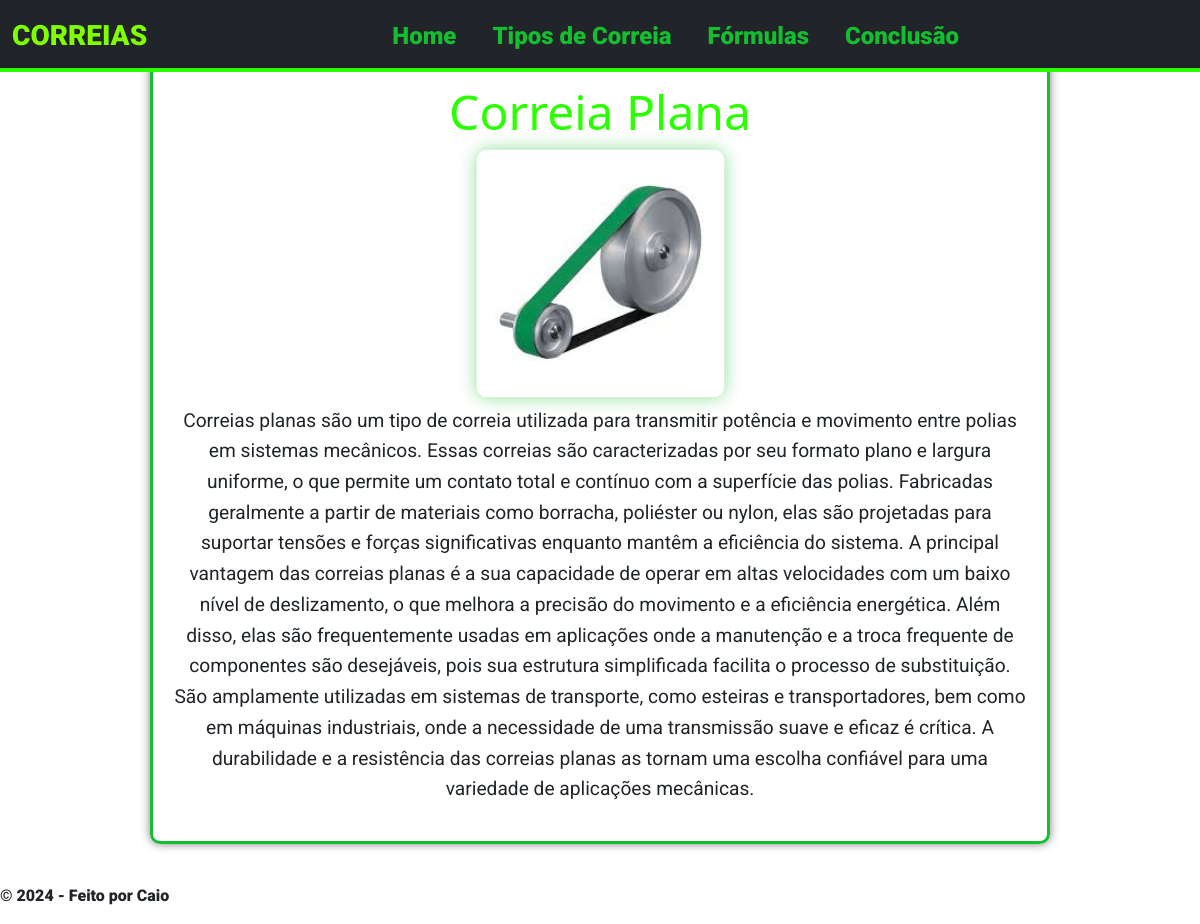
Before: /tipos-correia/1/ with the older database file.
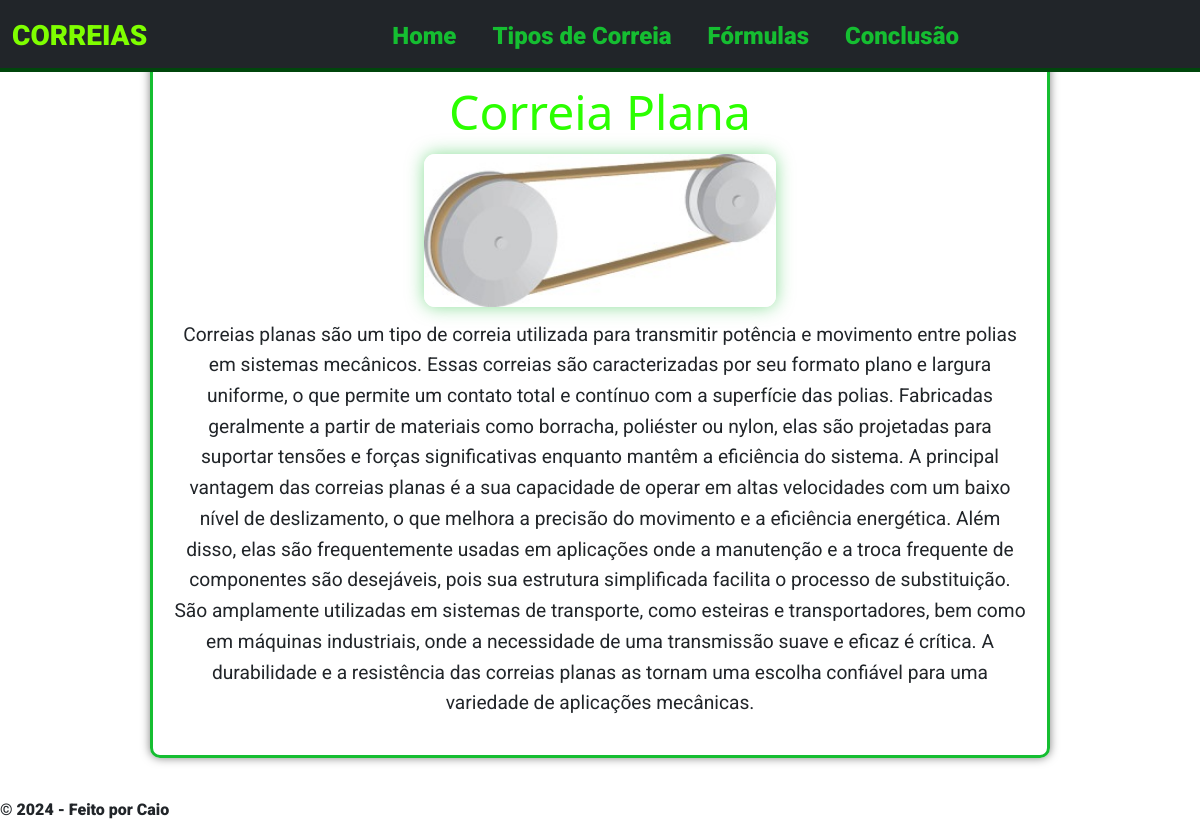
After: the same page with the newer database file.
### core/models.py (models this page shows, shortened)
class TipoCorreia(models.Model):
    nome = models.CharField(max_length=100)
    descricao = models.TextField()
    imagem = models.ImageField(upload_to='tipos_correia/')

### core/views.py (the view)
# urls.py: path('tipos-correia/<int:tipo_correia_id>/', views.detalhe_tipo_correia, name='detalhe_tipo_correia'),
def detalhe_tipo_correia(request, tipo_correia_id):
    tipo_correia = get_object_or_404(TipoCorreia, id=tipo_correia_id)
    return render(request, 'detalhe_tipo_correia.html', {'tipo_correia': tipo_correia})

### templates/detalhe_tipo_correia.html
{% extends '_main.html' %}
{% block content %}
<div class="detalhe-content">
    <h2>{{ tipo_correia.nome }}</h2>
    <img src="{{ tipo_correia.imagem.url }}" alt="{{ tipo_correia.nome }}" class="img-fluid">
    <p>{{ tipo_correia.descricao }}</p>
</div>
{% endblock %}

Changed rows visible on the page:
changed TipoCorreia "Correia Plana": imagem: a different picture
